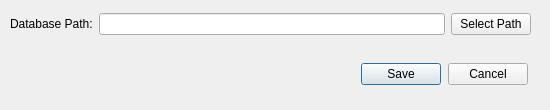
<?xml version="1.0" encoding="UTF-8"?>
<ui version="4.0">
 <class>dialog_global_settings</class>
 <widget class="QDialog" name="dialog_global_settings">
  <property name="geometry">
   <rect>
    <x>0</x>
    <y>0</y>
    <width>550</width>
    <height>110</height>
   </rect>
  </property>
  <property name="windowTitle">
   <string>Settings</string>
  </property>
  <widget class="QWidget" name="layoutWidget">
   <property name="geometry">
    <rect>
     <x>360</x>
     <y>60</y>
     <width>171</width>
     <height>28</height>
    </rect>
   </property>
   <layout class="QHBoxLayout" name="h2">
    <item>
     <widget class="QPushButton" name="push_button_save">
      <property name="sizePolicy">
       <sizepolicy hsizetype="Fixed" vsizetype="Fixed">
        <horstretch>0</horstretch>
        <verstretch>0</verstretch>
       </sizepolicy>
      </property>
      <property name="text">
       <string>Save</string>
      </property>
     </widget>
    </item>
    <item>
     <widget class="QPushButton" name="push_button_cancel">
      <property name="sizePolicy">
       <sizepolicy hsizetype="Fixed" vsizetype="Fixed">
        <horstretch>0</horstretch>
        <verstretch>0</verstretch>
       </sizepolicy>
      </property>
      <property name="text">
       <string>Cancel</string>
      </property>
     </widget>
    </item>
   </layout>
  </widget>
  <widget class="QWidget" name="layoutWidget">
   <property name="geometry">
    <rect>
     <x>10</x>
     <y>10</y>
     <width>521</width>
     <height>28</height>
    </rect>
   </property>
   <layout class="QHBoxLayout" name="h1">
    <item>
     <widget class="QLabel" name="label_database_location">
      <property name="text">
       <string>Database Path:</string>
      </property>
     </widget>
    </item>
    <item>
     <widget class="QLineEdit" name="line_edit_database_path"/>
    </item>
    <item>
     <widget class="QPushButton" name="push_button_select_path">
      <property name="sizePolicy">
       <sizepolicy hsizetype="Fixed" vsizetype="Fixed">
        <horstretch>0</horstretch>
        <verstretch>0</verstretch>
       </sizepolicy>
      </property>
      <property name="text">
       <string>Select Path</string>
      </property>
     </widget>
    </item>
   </layout>
  </widget>
 </widget>
 <resources/>
 <connections/>
</ui>
